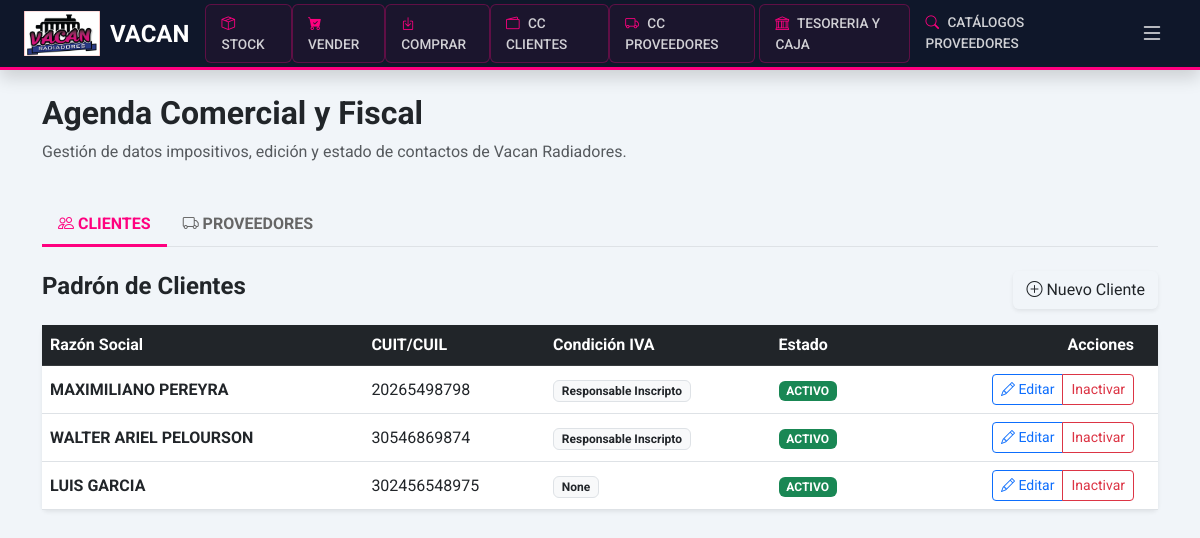
/admin/contactos (signed in), run on the app's committed database.
### app/models.py (models this page shows)
class Cliente(db.Model):
    id = db.Column(db.Integer, primary_key=True)
    razon_social = db.Column(db.String(150), nullable=False)
    cuit = db.Column(db.String(20), unique=True)
    condicion_iva = db.Column(db.String(50))
    direccion = db.Column(db.String(200))
    localidad = db.Column(db.String(100))
    provincia = db.Column(db.String(100))
    telefono = db.Column(db.String(50))
    email = db.Column(db.String(100))
    iibb = db.Column(db.String(50))
    activo = db.Column(db.Boolean, default=True)
    ventas = db.relationship('Venta', back_populates='cliente')
    movimientos_cta = db.relationship('MovimientoCtaCte', back_populates='cliente')

### app/routes/admin.py (the view)
@admin_bp.route('/contactos')
@login_required
def lista_contactos():
    clientes = Cliente.query.all()
    proveedores = Proveedor.query.all()
    condiciones_iva = [
        "Responsable Inscripto",
        "Monotributista",
        "Exento",
        "Consumidor Final",
        "No Responsable"
    ]
    return render_template('admin/contactos.html', clientes=clientes, proveedores=proveedores, condiciones=condiciones_iva)

### app/__init__.py (called while the page is built)
def create_app():
    app = Flask(__name__)
    app.config.from_object(Config)
    db.init_app(app)
    migrate.init_app(app, db, render_as_batch=True)
    login_manager.init_app(app)
    login_manager.login_view = 'auth.login'
    login_manager.login_message = "Por favor, inicia sesión para acceder al sistema Vacan."
    login_manager.login_message_category = "info"
    from .models import Usuario
    @login_manager.user_loader
    def load_user(user_id):
        return Usuario.query.get(int(user_id))
    from .routes.main import main_bp
    from .routes.inventory import inventory_bp
    from .routes.auth import auth_bp
    from .routes.admin import admin_bp
    app.register_blueprint(main_bp)
    app.register_blueprint(inventory_bp)
    app.register_blueprint(auth_bp)
    app.register_blueprint(admin_bp)
    return app

### app/templates/admin/contactos.html (shortened to what this page needs)
{% extends 'base.html' %}
{% block content %}
<div class="row mb-4">
    <div class="col-12">
        <h2 class="fw-bold"><span class="text-pink">Agenda</span> Comercial y Fiscal</h2>
        <p class="text-muted">Gestión de datos impositivos, edición y estado de contactos de Vacan Radiadores.</p>
    </div>
</div>
<ul class="nav nav-tabs mb-4" id="contactosTab" role="tablist">
    <li class="nav-item" role="presentation">
        <button class="nav-link active fw-bold" id="clientes-tab" data-bs-toggle="tab" data-bs-target="#clientes" type="button" role="tab">
            <i class="bi bi-people"></i> CLIENTES
        </button>
    </li>
    <li class="nav-item" role="presentation">
        <button class="nav-link fw-bold" id="proveedores-tab" data-bs-toggle="tab" data-bs-target="#proveedores" type="button" role="tab">
            <i class="bi bi-truck"></i> PROVEEDORES
        </button>
    </li>
</ul>
<div class="tab-content" id="contactosTabContent">
    <div class="tab-pane fade show active" id="clientes" role="tabpanel">
        <div class="d-flex justify-content-between align-items-center mb-3">
            <h4 class="fw-bold">Padrón de Clientes</h4>
            <button class="btn btn-vacan shadow-sm" data-bs-toggle="modal" data-bs-target="#modalCliente">
                <i class="bi bi-plus-circle"></i> Nuevo Cliente
            </button>
        </div>
        <div class="card shadow-sm border-0">
            <div class="table-responsive">
                <table class="table table-hover align-middle mb-0">
                    <thead class="table-dark">
                        <tr>
                            <th>Razón Social</th>
                            <th>CUIT/CUIL</th>
                            <th>Condición IVA</th>
                            <th>Estado</th>
                            <th class="text-end px-4">Acciones</th>
                        </tr>
                    </thead>
                    <tbody>
                        {% for c in clientes %}
                        <tr class="{{ 'bg-light text-muted' if not c.activo }}">
                            <td><strong class="{{ 'text-decoration-line-through' if not c.activo }}">{{ c.razon_social }}</strong></td>
                            <td>{{ c.cuit or 'S/D' }}</td>
                            <td><span class="badge bg-light text-dark border">{{ c.condicion_iva }}</span></td>
                            <td>
                                <span class="badge {{ 'bg-success' if c.activo else 'bg-danger' }}">
                                    {{ 'ACTIVO' if c.activo else 'INACTIVO' }}
                                </span>
                            </td>
                            <td class="text-end px-4">
                                <div class="btn-group">
                                    <button class="btn btn-sm btn-outline-primary" data-bs-toggle="modal" data-bs-target="#editCliente{{ c.id }}">
                                        <i class="bi bi-pencil"></i> Editar
                                    </button>
                                    <a href="{{ url_for('admin.toggle_cliente', id=c.id) }}"
                                       class="btn btn-sm {{ 'btn-outline-danger' if c.activo else 'btn-outline-success' }}">
                                        {{ 'Inactivar' if c.activo else 'Activar' }}
                                    </a>
                                </div>
                            </td>
                        </tr>
                        {% endfor %}
                    </tbody>
                </table>
            </div>
        </div>
    </div>
</div>
{% endblock %}

### app/templates/base.html (style rules this page uses)
:root { --vacan-blue: #0f172a; --vacan-pink: #ff007f; --vacan-dark-hover: #1e293b; }
body { background-color: #f1f5f9; font-family: 'Roboto', sans-serif; padding-top: 70px; }

### app/templates/admin/contactos.html (style rules this page uses)
.nav-tabs .nav-link { color: #666; border: none; border-bottom: 3px solid transparent; transition: 0.3s; }
.nav-tabs .nav-link.active { color: var(--vacan-pink) !important; border-bottom: 3px solid var(--vacan-pink) !important; background: transparent; }
.table-dark { background-color: var(--vacan-blue) !important; }

### data on the page
Cliente: razon_social "MAXIMILIANO PEREYRA", cuit "20265498798", condicion_iva "Responsable Inscripto", activo "ACTIVO", activo "Inactivar"
Cliente: razon_social "WALTER ARIEL PELOURSON", cuit "30546869874", condicion_iva "Responsable Inscripto", activo "ACTIVO", activo "Inactivar"
Cliente: razon_social "LUIS GARCIA", cuit "302456548975", condicion_iva "None", activo "ACTIVO", activo "Inactivar"
